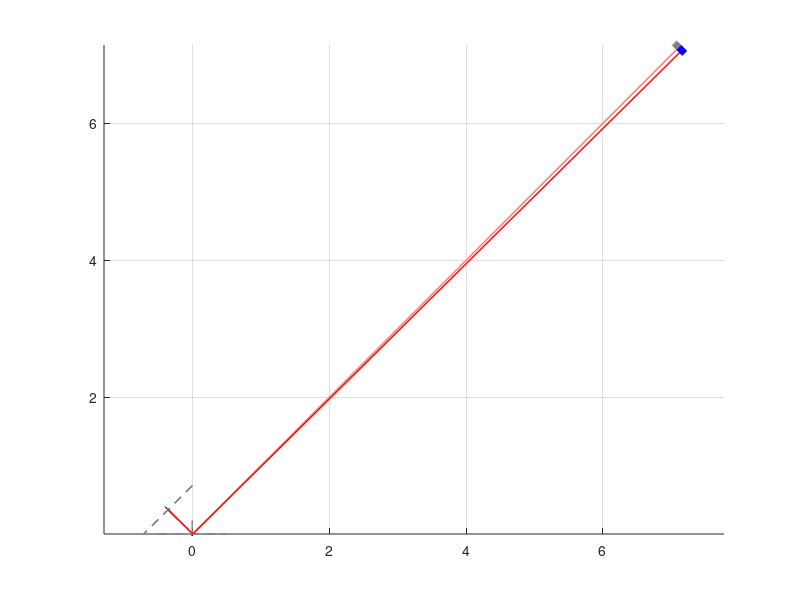

This figure's MATLAB source:
close all
clear
clc
%% Initial settings
% Light source
source_init_pos_x = 10*cos(45*pi/180); % Position of light source
source_init_pos_y = 10*sin(45*pi/180); % m
source_init_dir_x = cos(225*pi/180); % Direction of light source
source_init_dir_y = sin(225*pi/180); % m
disp('Light source position (m):')
disp(source_init_pos_x);
disp(source_init_pos_y);
% CCD
CCD_init_pos_x = 0.5*cos(135*pi/180); % Position of light source
CCD_init_pos_y = 0.5*sin(135*pi/180); % m
CCD_init_dir_x = cos(-45*pi/180); % Direction of light source
CCD_init_dir_y = sin(-45*pi/180); % m
disp('CCD position (m):')
disp(CCD_init_pos_x);
disp(CCD_init_pos_y);
% Calculate the beam
spot_init_mirror_x = source_init_pos_x-source_init_pos_y/source_init_dir_y*source_init_dir_x;
spot_init_mirror_y = 0;
k_init = (CCD_init_dir_x*(spot_init_mirror_x-CCD_init_pos_x)+CCD_init_dir_y*(spot_init_mirror_y-CCD_init_pos_y))/(CCD_init_dir_y*source_init_dir_y-CCD_init_dir_x*source_init_dir_x);
spot_init_CCD_x = spot_init_mirror_x + k_init*source_init_dir_x;
spot_init_CCD_y = -k_init*source_init_dir_y;
%% Plot intial settings
figure('Name','Scene','NumberTitle','off')
axis equal
%daspect([1,1,1])
grid on
hold on
% Plot the mirror
mirror_init_block_x = [-0.01,0.01];
mirror_init_block_y = [0,0];
plot(mirror_init_block_x,mirror_init_block_y,'k','LineWidth',3)
% Plot the normal direction of the mirror
mirror_init_normal_x = [0,0];
mirror_init_normal_y = [0,0.2];
plot(mirror_init_normal_x,mirror_init_normal_y,'Color',[0.5,0.5,0.5],'LineWidth',1)
% Plot the tangent direction of the mirror
mirror_init_tangent_x = [-0.5,0.5];
mirror_init_tangent_y = [0,0];
plot(mirror_init_tangent_x,mirror_init_tangent_y,'--','Color',[0.5,0.5,0.5],'LineWidth',1)
% Plot light source
source_init_block_x = [source_init_pos_x,source_init_pos_x-source_init_dir_x*0.1];
source_init_block_y = [source_init_pos_y,source_init_pos_y-source_init_dir_y*0.1];
plot(source_init_block_x,source_init_block_y,'Color',[0.75,0.75,0.75],'LineWidth',10)
% Plot the CCD
CCD_init_block_x = [CCD_init_pos_x-CCD_init_dir_y*0.005,CCD_init_pos_x+CCD_init_dir_y*0.005];
CCD_init_block_y = [CCD_init_pos_y+CCD_init_dir_x*0.005,CCD_init_pos_y-CCD_init_dir_x*0.005];
plot(CCD_init_block_x,CCD_init_block_y,'k','LineWidth',7)
% Plot the normal direction of CCD
CCD_init_normal_x = [CCD_init_pos_x,CCD_init_pos_x+CCD_init_dir_x*0.2];
CCD_init_normal_y = [CCD_init_pos_y,CCD_init_pos_y+CCD_init_dir_y*0.2];
plot(CCD_init_normal_x,CCD_init_normal_y,'Color',[0.5,0.5,0.5],'LineWidth',1)
% Plot the tangent direction of CCD
CCD_init_tangent_x = [CCD_init_pos_x-CCD_init_dir_y*0.5,CCD_init_pos_x+CCD_init_dir_y*0.5];
CCD_init_tangent_y = [CCD_init_pos_y+CCD_init_dir_x*0.5,CCD_init_pos_y-CCD_init_dir_x*0.5];
plot(CCD_init_tangent_x,CCD_init_tangent_y,'--','Color',[0.5,0.5,0.5],'LineWidth',1)
% Plot the beam
beam_init_line_x = [source_init_pos_x,spot_init_mirror_x,spot_init_CCD_x];
beam_init_line_y = [source_init_pos_y,spot_init_mirror_y,spot_init_CCD_y];
plot(beam_init_line_x,beam_init_line_y,'Color',[1.0,0.7,0.7],'LineWidth',1)
hold off
%% Rotate the light source
% Rotated light source
source_rotation_angle = 0.0006; %1mrad
disp('Light source ratation angle (mrad):')
disp(source_rotation_angle*1000);
source_rotated_dir_x = cos(source_rotation_angle)*source_init_dir_x - sin(source_rotation_angle)*source_init_dir_y; % Direction of light source
source_rotated_dir_y = sin(source_rotation_angle)*source_init_dir_x + cos(source_rotation_angle)*source_init_dir_y; % 
% Calculate the beam
spot_rotated_source_mirror_x = source_init_pos_x-source_init_pos_y/source_rotated_dir_y*source_rotated_dir_x;
spot_rotated_source_mirror_y = 0;
k_rotated_source = (CCD_init_dir_x*(spot_rotated_source_mirror_x-CCD_init_pos_x)+CCD_init_dir_y*(spot_rotated_source_mirror_y-CCD_init_pos_y))/(CCD_init_dir_y*source_rotated_dir_y-CCD_init_dir_x*source_rotated_dir_x);
spot_rotated_source_CCD_x = spot_rotated_source_mirror_x + k_rotated_source*source_rotated_dir_x;
spot_rotated_source_CCD_y = -k_rotated_source*source_rotated_dir_y;
%% Plot scene for ratated source
hold on
% Plot light source
source_rotated_block_x = [source_init_pos_x,source_init_pos_x-source_rotated_dir_x*0.1];
source_rotated_block_y = [source_init_pos_y,source_init_pos_y-source_rotated_dir_y*0.1];
plot(source_rotated_block_x,source_rotated_block_y,'Color',[0.5,0.5,0.5],'LineWidth',8)
% Plot the beam
beam_rotated_source_line_x = [source_init_pos_x,spot_rotated_source_mirror_x,spot_rotated_source_CCD_x];
beam_rotated_source_line_y = [source_init_pos_y,spot_rotated_source_mirror_y,spot_rotated_source_CCD_y];
plot(beam_rotated_source_line_x,beam_rotated_source_line_y,'Color',[1.0,0.5,0.5],'LineWidth',1)
hold off
%% Calculate the rotation angle of the mirror
delta_x_init = spot_init_CCD_x;
delta_y_init = spot_init_CCD_y;
complex_direction_init = (delta_x_init+1i*delta_y_init)/sqrt(delta_x_init^2+delta_y_init^2);
angle_init = angle(complex_direction_init);
delta_x_rotated = spot_rotated_source_CCD_x;
delta_y_rotated = spot_rotated_source_CCD_y;
complex_direction_rotated = (delta_x_rotated+1i*delta_y_rotated)/sqrt(delta_x_rotated^2+delta_y_rotated^2);
angle_rotated = angle(complex_direction_rotated);
reference_angle = angle_rotated-angle_init;
mirror_rotation_angle = reference_angle/2;
%% Plot the reference angle
% hold on
% reference_angle_start_x = [0,2*cos(angle_init)];
% reference_angle_start_y = [0,2*sin(angle_init)];
% plot(reference_angle_start_x,reference_angle_start_y,'--','Color',[0.9,1.0,0.7],'LineWidth',1)
% reference_angle_end_x = [0,2*cos(angle_rotated)];
% reference_angle_end_y = [0,2*sin(angle_rotated)];
% plot(reference_angle_end_x,reference_angle_end_y,'--','Color',[0.85,0.95,0.7],'LineWidth',1)
% hold off
%% Rotate the mirror
% Rotate the source
source_mirror_rotated_pos_x = source_init_pos_x*cos(mirror_rotation_angle) - source_init_pos_y*sin(mirror_rotation_angle); % Position of light source
source_mirror_rotated_pos_y = source_init_pos_x*sin(mirror_rotation_angle) + source_init_pos_y*cos(mirror_rotation_angle);
source_mirror_rotated_dir_x = cos(mirror_rotation_angle)*source_rotated_dir_x - sin(mirror_rotation_angle)*source_rotated_dir_y; % Direction of light source
source_mirror_rotated_dir_y = sin(mirror_rotation_angle)*source_rotated_dir_x + cos(mirror_rotation_angle)*source_rotated_dir_y; % 
% Rotate the CCD
CCD_mirror_rotated_pos_x = CCD_init_pos_x*cos(mirror_rotation_angle) - CCD_init_pos_y*sin(mirror_rotation_angle); % Position of light source
CCD_mirror_rotated_pos_y = CCD_init_pos_x*sin(mirror_rotation_angle) + CCD_init_pos_y*cos(mirror_rotation_angle);
CCD_mirror_rotated_dir_x = cos(mirror_rotation_angle)*CCD_init_dir_x - sin(mirror_rotation_angle)*CCD_init_dir_y; % Direction of light source
CCD_mirror_rotated_dir_y = sin(mirror_rotation_angle)*CCD_init_dir_x + cos(mirror_rotation_angle)*CCD_init_dir_y; % 
% Calculate the beam
spot_mirror_rotated_mirror_x = source_mirror_rotated_pos_x-source_mirror_rotated_pos_y/source_mirror_rotated_dir_y*source_mirror_rotated_dir_x;
spot_mirror_rotated_mirror_y = 0;
k_mirror_rotated = (CCD_mirror_rotated_dir_x*(spot_mirror_rotated_mirror_x-CCD_mirror_rotated_pos_x)+CCD_mirror_rotated_dir_y*(spot_mirror_rotated_mirror_y-CCD_mirror_rotated_pos_y))/(CCD_mirror_rotated_dir_y*source_mirror_rotated_dir_y-CCD_mirror_rotated_dir_x*source_mirror_rotated_dir_x);
spot_mirror_rotated_CCD_x = spot_mirror_rotated_mirror_x + k_mirror_rotated*source_mirror_rotated_dir_x;
spot_mirror_rotated_CCD_y = -k_mirror_rotated*source_mirror_rotated_dir_y;
%% Plot the mirror rotated scene
hold on
% Plot light source
source_mirror_rotated_block_x = [source_mirror_rotated_pos_x,source_mirror_rotated_pos_x-source_mirror_rotated_dir_x*0.1];
source_mirror_rotated_block_y = [source_mirror_rotated_pos_y,source_mirror_rotated_pos_y-source_mirror_rotated_dir_y*0.1];
plot(source_mirror_rotated_block_x,source_mirror_rotated_block_y,'Color',[0.0,0.0,1.0],'LineWidth',6)
% Plot the CCD
CCD_mirror_rotated_block_x = [CCD_mirror_rotated_pos_x-CCD_mirror_rotated_dir_y*0.005,CCD_mirror_rotated_pos_x+CCD_mirror_rotated_dir_y*0.005];
CCD_mirror_rotated_block_y = [CCD_mirror_rotated_pos_y+CCD_mirror_rotated_dir_x*0.005,CCD_mirror_rotated_pos_y-CCD_mirror_rotated_dir_x*0.005];
plot(CCD_mirror_rotated_block_x,CCD_mirror_rotated_block_y,'Color',[0.0,0.0,1.0],'LineWidth',5)
% Plot the normal direction of CCD
CCD_mirror_rotated_normal_x = [CCD_mirror_rotated_pos_x,CCD_mirror_rotated_pos_x+CCD_mirror_rotated_dir_x*0.2];
CCD_mirror_rotated_normal_y = [CCD_mirror_rotated_pos_y,CCD_mirror_rotated_pos_y+CCD_mirror_rotated_dir_y*0.2];
plot(CCD_mirror_rotated_normal_x,CCD_mirror_rotated_normal_y,'Color',[0.5,0.5,0.5],'LineWidth',1)
% Plot the tangent direction of CCD
CCD_mirror_rotated_tangent_x = [CCD_mirror_rotated_pos_x-CCD_mirror_rotated_dir_y*0.5,CCD_mirror_rotated_pos_x+CCD_mirror_rotated_dir_y*0.5];
CCD_mirror_rotated_tangent_y = [CCD_mirror_rotated_pos_y+CCD_mirror_rotated_dir_x*0.5,CCD_mirror_rotated_pos_y-CCD_mirror_rotated_dir_x*0.5];
plot(CCD_mirror_rotated_tangent_x,CCD_mirror_rotated_tangent_y,'--','Color',[0.5,0.5,0.5],'LineWidth',1)
% Plot the beam
beam_mirror_rotated_line_x = [source_mirror_rotated_pos_x,spot_mirror_rotated_mirror_x,spot_mirror_rotated_CCD_x];
beam_mirror_rotated_line_y = [source_mirror_rotated_pos_y,spot_mirror_rotated_mirror_y,spot_mirror_rotated_CCD_y];
plot(beam_mirror_rotated_line_x,beam_mirror_rotated_line_y,'Color',[1.0,0.0,0.0],'LineWidth',1)
hold off
%% Calculate the tracking error
CCD_spot_shift_init_x = spot_init_CCD_x-CCD_init_pos_x;
CCD_spot_shift_init_y = spot_init_CCD_y-CCD_init_pos_y;
CCD_spot_shift_init = sqrt(CCD_spot_shift_init_x^2+CCD_spot_shift_init_y^2);
CCD_spot_shift_mirror_rotated_x = spot_mirror_rotated_CCD_x-CCD_mirror_rotated_pos_x;
CCD_spot_shift_mirror_rotated_y = spot_mirror_rotated_CCD_y-CCD_mirror_rotated_pos_y;
CCD_spot_shift_mirror_rotated = sqrt(CCD_spot_shift_mirror_rotated_x^2+CCD_spot_shift_mirror_rotated_y^2);
disp('Tracking Error (urad):')
disp(abs(CCD_spot_shift_mirror_rotated-CCD_spot_shift_init)/0.5*1000000)